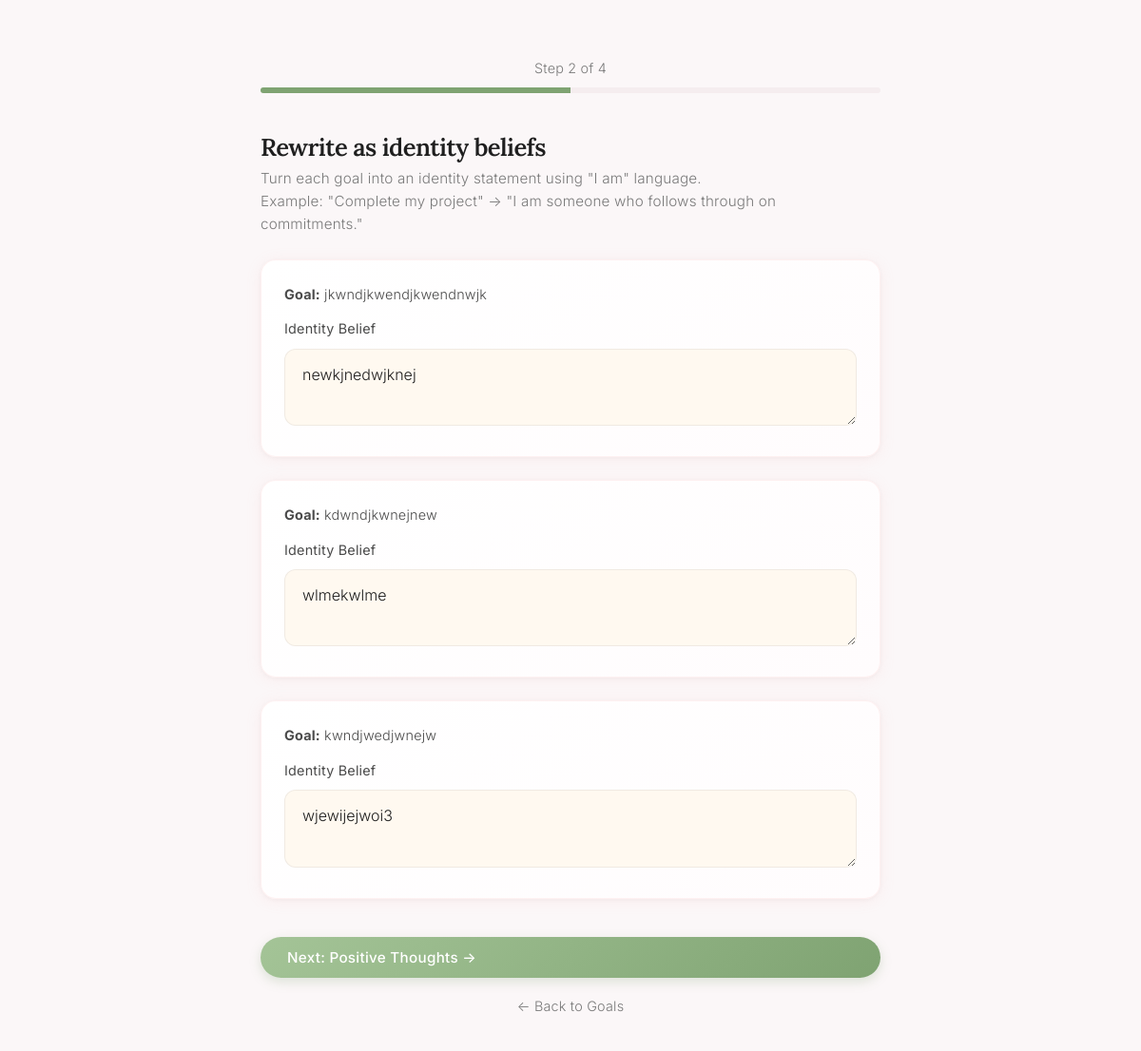
Screenshot of /onboarding/beliefs (signed in) with the database file from the repository.
### tables this page shows
CREATE TABLE goals (
            id INTEGER PRIMARY KEY AUTOINCREMENT,
            user_id INTEGER NOT NULL,
            goal_text TEXT NOT NULL,
            created_at TEXT NOT NULL,
            FOREIGN KEY (user_id) REFERENCES users(id)
        );

CREATE TABLE identity_beliefs (
            id INTEGER PRIMARY KEY AUTOINCREMENT,
            user_id INTEGER NOT NULL,
            belief_text TEXT NOT NULL,
            linked_goal_id INTEGER,
            created_at TEXT NOT NULL,
            FOREIGN KEY (user_id) REFERENCES users(id),
            FOREIGN KEY (linked_goal_id) REFERENCES goals(id)
        );

### app.py (the view, shortened to what this page needs)
@app.route("/onboarding/beliefs", methods=["GET", "POST"])
@login_required
def onboarding_beliefs():
    user_id = session['user_id']
    conn = get_db_connection()
    cur = conn.cursor()
    cur.execute("SELECT id, goal_text FROM goals WHERE user_id = ? ORDER BY id ASC", (user_id,))
    goals = cur.fetchall()
    conn.close()
    if not goals:
        flash("Please complete the goals step first.", "error")
        return redirect(url_for('onboarding_goals'))
    conn = get_db_connection()
    cur = conn.cursor()
    cur.execute(
        "SELECT linked_goal_id, belief_text FROM identity_beliefs WHERE user_id = ?",
        (user_id,)
    )
    existing_beliefs = {row['linked_goal_id']: row['belief_text'] for row in cur.fetchall()}
    conn.close()
    return render_template(
        "onboarding_beliefs.html",
        step=2,
        total_steps=4,
        goals=goals,
        existing_beliefs=existing_beliefs
    )

### app.py (called while the page is built)
def get_db_connection():
    conn = sqlite3.connect(DB_PATH, timeout=30)  # Increased timeout to 30 seconds
    conn.row_factory = sqlite3.Row
    conn.execute("PRAGMA journal_mode=WAL")  # Enable Write-Ahead Logging for better concurrency
    return conn

def login_required(f):
    @wraps(f)
    def decorated_function(*args, **kwargs):
        if 'user_id' not in session:
            return redirect(url_for('landing'))
        return f(*args, **kwargs)
    return decorated_function

### templates/onboarding_beliefs.html (shortened to what this page needs)
<!doctype html>
<html lang="en">
<head>
    <link rel="stylesheet" href="{{ url_for('static', filename='calm.css') }}">
</head>
<body>
<div class="page-wrapper">
    <main class="page-content" style="max-width: 700px; margin: 0 auto; padding-top: 60px;">
        <div style="text-align: center; margin-bottom: 40px;">
            <p style="color: var(--text-muted); font-size: 0.9rem; margin-bottom: 8px;">
                Step {{ step }} of {{ total_steps }}
            </p>
            <div style="width: 100%; height: 6px; background: var(--bg-secondary); border-radius: 3px; overflow: hidden;">
                <div style="width: {{ (step / total_steps) * 100 }}%; height: 100%; background: var(--sage-green); transition: width 0.4s;"></div>
            </div>
        </div>
        <div class="section-header fade-in-up">
            <h1 class="section-title">Rewrite as identity beliefs</h1>
            <p class="section-subtitle">
                Turn each goal into an identity statement using "I am" language.<br>
                Example: "Complete my project" → "I am someone who follows through on commitments."
            </p>
        </div>
        <form method="post" class="fade-in-up">
            {% for goal in goals %}
            <div class="card" style="margin-bottom: 24px; padding: 24px;">
                <p style="color: var(--text-secondary); font-size: 0.9rem; margin-bottom: 12px;">
                    <strong>Goal:</strong> {{ goal.goal_text }}
                </p>
                <div class="form-group" style="margin-bottom: 0;">
                    <label for="belief_{{ goal.id }}" class="form-label">Identity Belief</label>
                    <textarea
                        id="belief_{{ goal.id }}"
                        name="belief_{{ goal.id }}"
                        rows="2"
                        required
                        placeholder="I am someone who..."
                    >{{ existing_beliefs.get(goal.id, '') }}</textarea>
                </div>
            </div>
            {% endfor %}
            <button type="submit" class="btn-calm" style="width: 100%; margin-top: 16px;">
                Next: Positive Thoughts →
            </button>
            <a href="{{ url_for('onboarding_goals') }}" class="btn-text" style="display: block; text-align: center; margin-top: 12px;">
                ← Back to Goals
            </a>
        </form>
    </main>
</div>
</body>
</html>

### static/calm.css (style rules this page uses)
:root { --sage-green: #7FA372; --sage-green-dark: #5D8A52; --sage-green-light: #A4C497; --warm-sand: #E0C9B0; --soft-lavender: #A8AADB; --blush-pink: #F4A5A8; --blush-pink-light: #FFD4D6; --cream: #FFF9F0; --stone-gray: #6B6B6B; --stone-gray-light: #9E9E9E; --bg-primary: #FBF7F8; --bg-secondary: #F5EDEF; --bg-card: #FFFFFF; --awareness-blue: #6BA3D0; --alignment-gold: #D4AF6A; --action-green: #7FA372; --emotion-overwhelmed: #E57373; --emotion-anxious: #BA68C8; --emotion-stuck: #FFA726; --emotion-stressed: #EF5350; --emotion-tired: #64B5F6; --emotion-calm: #81C784; --text-primary: #1F1F1F; --text-secondary: #4A4A4A; --text-muted: #7A7A7A; --transition-quick: 0.3s; --transition-medium: 0.6s; --transition-slow: 1.2s; --transition-breath: 4s; --ease-calm: cubic-bezier(0.25, 0.46, 0.45, 0.94); --space-xs: 8px; --space-sm: 16px; --space-md: 24px; --space-lg: 40px; --space-xl: 64px; --radius-sm: 8px; --radius-md: 12px; --radius-lg: 16px; --radius-xl: 24px; --radius-pill: 999px; }
*, *::before, *::after { box-sizing: border-box; }
body { font-family: 'Inter', system-ui, -apple-system, sans-serif; font-weight: 300; font-size: 1rem; line-height: 1.7; color: var(--text-primary); background-color: var(--bg-primary); letter-spacing: 0.2px; -webkit-font-smoothing: antialiased; margin: 0; padding: 0; }
h1, h2, h3, h4 { font-family: 'Lora', Georgia, serif; font-weight: 500; color: var(--text-primary); line-height: 1.3; margin: 0; }
h1 { font-size: 2.2rem; letter-spacing: -0.6px; margin-bottom: var(--space-sm); font-weight: 600; }
p { font-size: 1rem; line-height: 1.7; color: var(--text-secondary); margin: 0; }
a { color: var(--sage-green-dark); text-decoration: none; transition: color var(--transition-quick) var(--ease-calm); }
.page-wrapper { min-height: 100vh; display: flex; flex-direction: column; }
.page-content { flex: 1; max-width: 720px; width: 100%; margin: 0 auto; padding: var(--space-lg) var(--space-md) var(--space-xl); }
.section-header { margin-bottom: var(--space-md); }
.section-title { font-family: 'Lora', Georgia, serif; font-size: 1.6rem; color: var(--text-primary); margin-bottom: 4px; }
.section-subtitle { font-size: 0.95rem; color: var(--text-muted); line-height: 1.6; }
.card { background: linear-gradient(145deg, #FFFFFF 0%, #FFFCFD 100%); border: 1px solid rgba(244, 165, 168, 0.15); border-radius: var(--radius-lg); padding: var(--space-md); box-shadow: 0 2px 16px rgba(244, 165, 168, 0.12), 0 1px 4px rgba(0, 0, 0, 0.04); transition: all var(--transition-medium) var(--ease-calm); margin-bottom: var(--space-md); }
.btn-calm { display: inline-flex; align-items: center; gap: 8px; background: linear-gradient(135deg, var(--sage-green-light) 0%, var(--sage-green) 100%); color: white; border: none; border-radius: var(--radius-pill); padding: 12px 28px; font-size: 0.95rem; font-weight: 500; font-family: inherit; letter-spacing: 0.3px; cursor: pointer; box-shadow: 0 4px 12px rgba(127, 163, 114, 0.25); transition: all var(--transition-quick) var(--ease-calm); }
.btn-text { background: none; border: none; color: var(--text-muted); font-size: 0.9rem; font-family: inherit; cursor: pointer; padding: 6px 2px; border-bottom: 1px solid transparent; transition: all var(--transition-quick) var(--ease-calm); text-decoration: none; display: inline-block; }
textarea, input[type="text"], input[type="password"], .form-input { width: 100%; background: var(--cream); border: 1px solid rgba(0, 0, 0, 0.06); border-radius: var(--radius-md); padding: 14px 18px; font-family: inherit; font-size: 1rem; font-weight: 300; line-height: 1.6; color: var(--text-primary); transition: all var(--transition-quick) var(--ease-calm); resize: vertical; }
textarea::placeholder, input::placeholder { color: var(--stone-gray-light); font-weight: 300; }
.form-label { display: block; font-size: 0.9rem; color: var(--text-secondary); margin-bottom: var(--space-xs); font-weight: 400; }
.form-group { margin-bottom: var(--space-md); }
.fade-in-up { animation: fadeInUp var(--transition-slow) var(--ease-calm); }

### rows the page displays
goals: goal_text "jkwndjkwendjkwendnwjk", id "newkjnedwjknej"
goals: goal_text "kdwndjkwnejnew", id "wlmekwlme"
goals: goal_text "kwndjwedjwnejw", id "wjewijejwoi3"

### other values shown
{{ step }} "2"
{{ total_steps }} "4"
